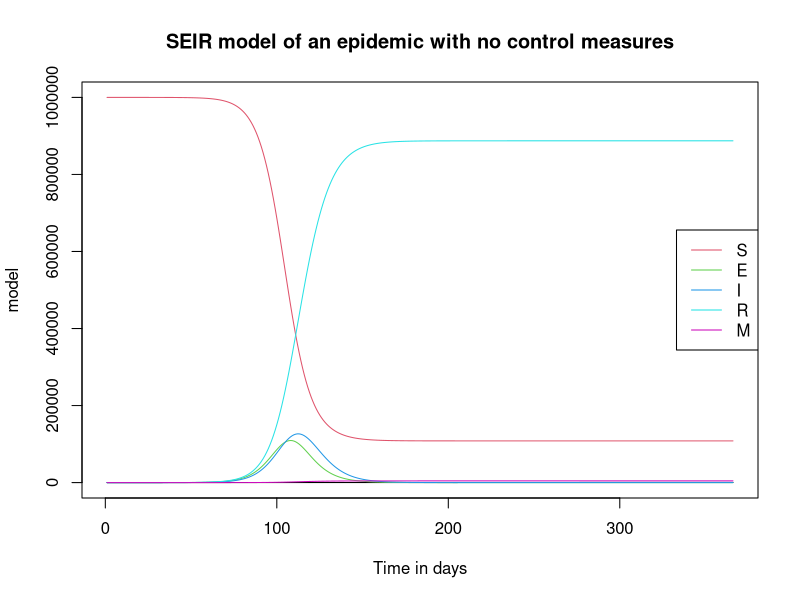
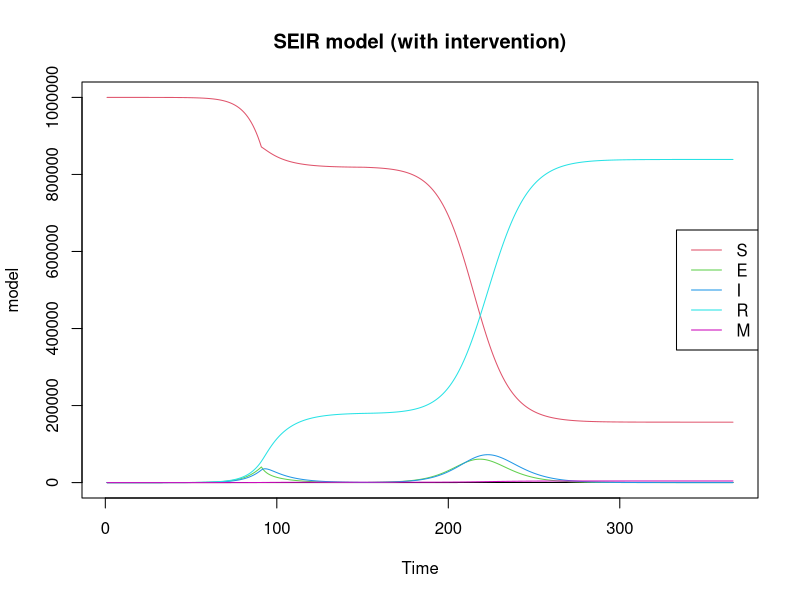

Generate these figures, in order, with R:
# SEIR model taken from tutorial written by Peter Gleeson (thanks Peter!)

# Background information ------------------------------------------------->

# the model

# S = "Susceptible" – individuals who have not been exposed to the virus
# E = "Exposed" – individuals exposed to the virus, but not yet infectious
# I = "Infectious" – exposed individuals who go on to become infectious
# R = "Recovered" – infectious individuals who recover and become immune to the virus

# # the parameters

# β is the transmission coefficient. Think of this as the average number of infectious contacts an infectious individual in the population makes each time period. A high value of β means the virus has more opportunity to spread.
# σ is the rate at which exposed individuals become infectious. Think of it as the reciprocal of the average time it takes to become infectious. That is, if an individual becomes infectious after 4 days on average, σ will be 1/4 (or 0.25).
# γ is the rate at which infectious individuals recover. As before, think of it as the reciprocal of the average time it takes to recover. That is, if it takes 10 days on average to recover, γ will be 1/10 (or 0.1).
# μ is an optional parameter to describe the mortality rate of infectious individuals. The higher μ is, the more deadly the virus.

# # the equations

# Susceptible = always decreases over time -> probability of any given contact being between an infectious and susceptible individual is (I / N) * (S / N).
#               calculated by multiplying the transmission coefficient β, by the population size N.
#               
# Exposed = The flow into E will be matched by the flow out of S.
#           Formula = dE/dt = βSI/N - σE
#           
# Infectious = There are two ways to leave the "infectious" stage. Recovery or death.
#           Formula = dI/dt = σE - γI - μI
#           σE - γ (recovery rate) - μ (mortality rate)
# 
# Recovered = This is the simplest formula, it's just the recovery rate. For mortality, its just the rate of μI 
#           Recovery formula = dR/dt = γI
#           Mortality formula = dR/dt = μI
#
# Our friend R-naught! R₀ = β/γ so the basic reproductive number = transmission coefficient β / Recovery rate γ
          
# Setup ----------------------------------------------------- >

#require(deSolve)
library(deSolve)
library(ggplot2)
options(scipen=999) # removes scientific notation

# Epidemic with NO control measures ------------------------- >

# Function specifying the SEIR model

SEIR <- function(time, current_state, params){
  
  with(as.list(c(current_state, params)),{
    N <- S+E+I+R
    dS <- -(beta*S*I)/N
    dE <- (beta*S*I)/N - sigma*E
    dI <- sigma*E - gamma*I - mu*I
    dR <- gamma*I
    dM <- mu*I
    
    return(list(c(dS, dE, dI, dR, dM)))
  })
}

# Specify parameters
params <- c(beta=0.5, sigma=0.25, gamma=0.2, mu=0.001)
# Specify the starting points of the model
initial_state <- c(S=999999, E=1, I=0, R=0, M=0)
# Vector going from 0 to 365 days
times <- 0:365
# Model with the "Ode" function
# Ode solves the equation with respect to time
# Solves it simultaneously
model <- ode(initial_state, times, SEIR, params)
# Results!
summary(model)
# Interpretation : 
# Out of a million individuals, 108,264 did not become infected. (Min of S)
# At the peak of the epidemic, 126,516 individuals were infectious simultaneously. (Max of I)
# 887,300 individuals recovered by the end of the model. (Max of R)
# A total of 4436 individuals died during the epidemic.(Max of M)

# Visualise the output
matplot(model, type="l", lty=1, main="SEIR model of an epidemic with no control measures", xlab="Time in days")
legend <- colnames(model)[2:6]
legend("right", legend=legend, col=2:6, lty = 1)

# Find time point with maximum number of infections
infections <- as.data.frame(model)$I
peak <- max(infections)
match(peak, infections) # day 112

# Epidemic WITH control measures ------------------------- >

SEIR_lockdown <- function(time, current_state, params){
  
  with(as.list(c(current_state, params)),{
    
    beta = ifelse(
      (time <= start_lockdown || time >= end_lockdown),
      0.5, 0.1
    )
    
    N <- S+E+I+R
    dS <- -(beta*S*I)/N
    dE <- (beta*S*I)/N - sigma*E
    dI <- sigma*E - gamma*I - mu*I
    dR <- gamma*I
    dM <- mu*I
    
    return(list(c(dS, dE, dI, dR, dM)))
  })
}

#lockdown begins on day 90, ends on day 150

params <- c(
  sigma=0.25,
  gamma=0.2,
  mu=0.001,
  start_lockdown=90,
  end_lockdown=150
)

initial_state <- c(S=999999, E=1, I=0, R=0, M=0)
times <- 0:365
model <- ode(initial_state, times, SEIR_lockdown, params)
summary(model)

# Out of one million individuals, 156,886 did not become infected.
# At the peak of the epidemic, 72,444 individuals were infectious at the same time.
# 838,917 individuals recovered.
# A total of 4195 individuals died.

# If we plot this, we see two waves, consistent with what we see over
# the coronavirus pandemic
matplot(
  model, 
  type="l",
  lty=1, 
  main="SEIR model (with intervention)", 
  xlab="Time"
)
legend <- colnames(model)[2:6]
legend("right", legend=legend, col=2:6, lty = 1)

# We see that the max infections peak at day 223 instead of 112 with no control measures
infections <- as.data.frame(model)$I
peak <- max(infections)
match(peak, infections)
